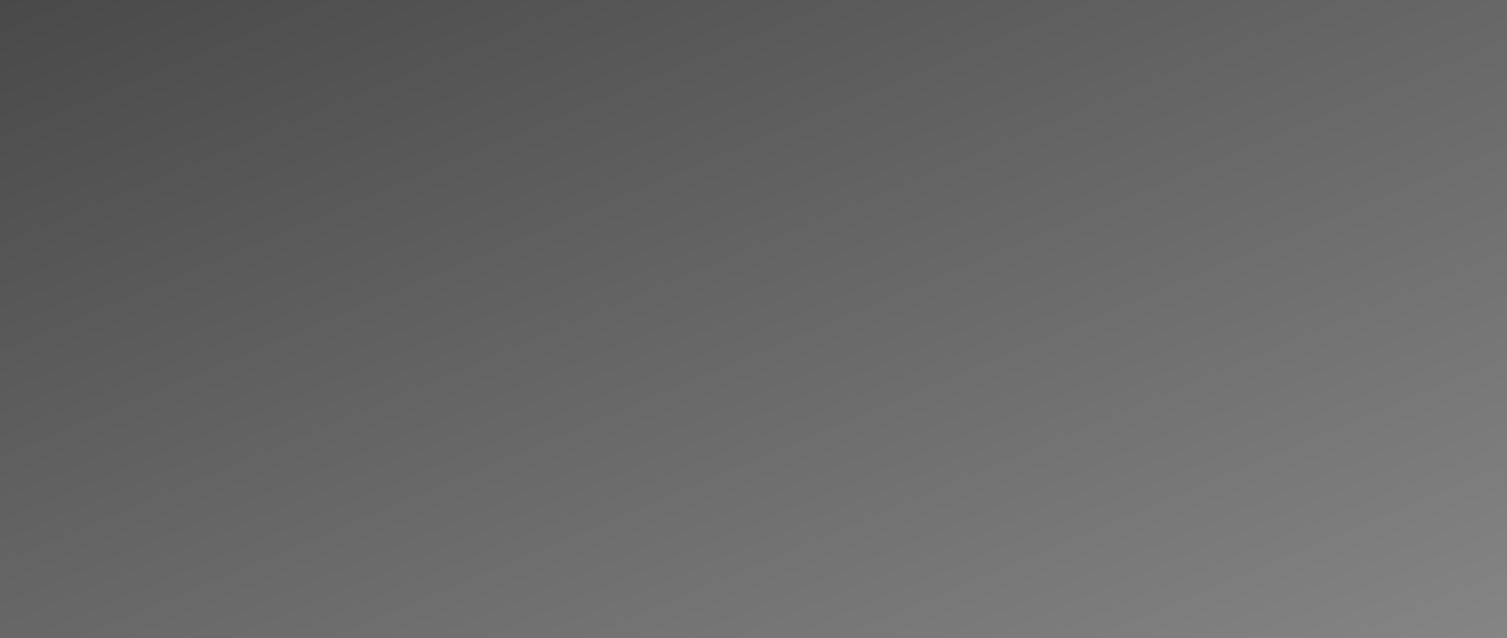
<?xml version="1.0" encoding="UTF-8"?>
<ui version="4.0">
 <class>Dashboard</class>
 <widget class="QWidget" name="Dashboard">
  <property name="geometry">
   <rect>
    <x>0</x>
    <y>0</y>
    <width>1507</width>
    <height>638</height>
   </rect>
  </property>
  <property name="windowTitle">
   <string>Контроль</string>
  </property>
  <property name="windowIcon">
   <iconset theme="system-settings">
    <normaloff>.</normaloff>.</iconset>
  </property>
  <property name="styleSheet">
   <string notr="true">#centralwidget,#Dashboard
{
	background-color: qlineargradient(spread:pad, x1:0, y1:0, x2:1, y2:1, stop:0 rgba(73, 73, 73, 255), stop:1 rgba(133, 133, 133, 255));
}
QAbstractButton:flat
{
	border: 1px solid gray;
	border-radius: 4px;
}
QAbstractButton:flat:pressed
{
	background-color: green;
}
QAbstractButton:flat[style=&quot;open&quot;]
{
	image: url(:/concrete/stop.png);
}
QAbstractButton:flat:pressed[style=&quot;open&quot;]
{
	image: url(:/concrete/down.png);
}
QAbstractButton:flat:checked[style=&quot;open&quot;]
{
	image: url(:/concrete/down.png);
}
QLabel[style=&quot;huge&quot;]
{
	font-size: 20pt;
	font-weight: bold;
	color: white;
}
QLabel[style=&quot;gigantic&quot;]
{
	font-size: 32pt;
	font-weight: bold;
	color: white;
}

QLabel[style=&quot;badge&quot;]
{
	border: 1px solid red;
	background-color: rgba(0,0,0,100);
	color: white;
	border-radius: 4px;
}
QLabel[style=&quot;vodoley-status&quot;]
{
	border: none;
	background-color: rgb(98, 160, 234);
	color: white;
	border-radius: 4px;
	font-weight: bold;
	font-size: 9pt;
	padding: 8px;
}
QLabel[style='hint']
{
	color: lightGray;
	font-weight: bold;
	font-size: 10pt;
}
QLabel[style='tips']
{
	color: lightGray;
	font-size: 7pt;
}
QLabel[style='sys']
{
	color: yellow;
	font-size: 7pt;
}
QGroupBox[style=&quot;vodoley&quot;]
{
	background-color: rgb(94, 92, 100);
	border: 1px solid gray;
}
QAbstractButton:flat[style=&quot;danger&quot;]
{
	background-color: rgba(224, 27, 36,80);
	color: lightGray;
}
QAbstractButton:flat::checked[style=&quot;danger&quot;]
{
	background-color: rgba(224, 27, 36,255);
	color: white;
}
QAbstractButton:flat[style=&quot;warning&quot;]
{
	background-color: rgba(46, 194, 126,80);
	color: lightGray;
}
QAbstractButton:flat::checked[style=&quot;warning&quot;]
{
	background-color: rgb(46, 194, 126);
	color: white;
}
</string>
  </property>
 </widget>
 <resources>
  <include location="../resources.qrc"/>
 </resources>
 <connections/>
</ui>
